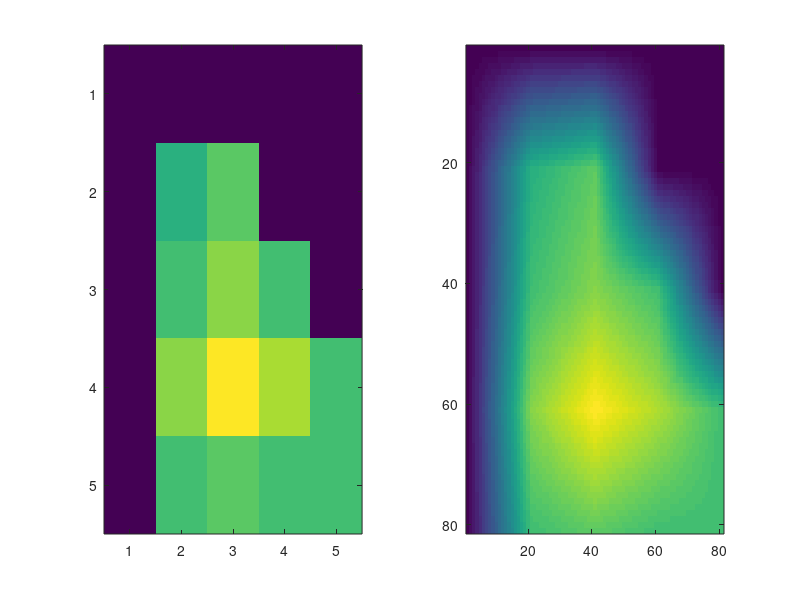
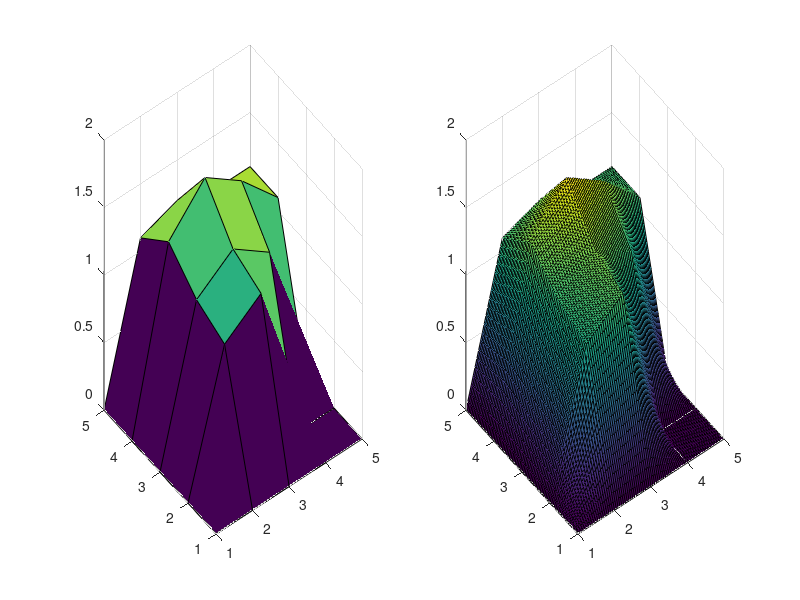

Recreate these plots in MATLAB, in order.
%% Author: Lu, Chia-Feng 2014.01.02
clear, close all

%% initialize data
method='spline'; 
%%% the method of 2-D interpolation
% nearest: Nearest neighbor interpolation
% linear: Linear interpolation (default)
% spline: Cubic spline interpolation

interpRes=0.05;  % the resolution used for 2-D interpolation

%%% generate a 5 x 5 mesh and data value
[X,Y]=meshgrid(1:5,1:5);
V=zeros(5);
V(2,2)=1; V(2,3)=1.2; V(3,2)=1.1; V(3,3)=1.3; V(3,4)=1.1;
V(4,2)=1.3;V(4,3)=1.6;V(4,4)=1.4;V(4,5)=1.1;
V(5,2)=1.1;V(5,3)=1.2;V(5,4)=1.1;V(5,5)=1.1;

%% interpolate the data 
[Xf,Yf]=meshgrid(1:interpRes:5,1:interpRes:5);
Vf=interp2(X,Y,V,Xf,Yf);

figure,
subplot(1,2,1),imagesc(V)
subplot(1,2,2),imagesc(Vf)

figure,
subplot(1,2,1),surf(X,Y,V)
subplot(1,2,2),surf(Xf,Yf,Vf)
